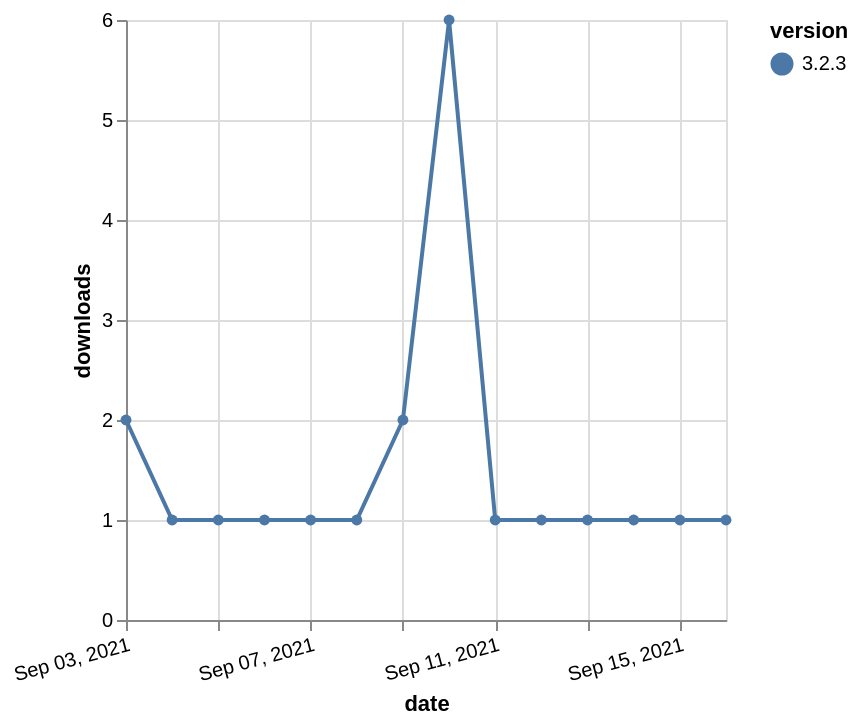

Write a Vega-Lite specification for this figure.
### Vega-Lite specification from a JSON file in a GitHub repository (floating-point values rounded to 4 significant figures)
{"$schema": "https://vega.github.io/schema/vega-lite/v5.json", "description": "A simple bar chart with embedded data.", "data": {"values": [{"date": "2021-09-03", "total": 519, "delta": 2, "version": "3.2.3"}, {"date": "2021-09-04", "total": 520, "delta": 1, "version": "3.2.3"}, {"date": "2021-09-05", "total": 521, "delta": 1, "version": "3.2.3"}, {"date": "2021-09-06", "total": 522, "delta": 1, "version": "3.2.3"}, {"date": "2021-09-07", "total": 523, "delta": 1, "version": "3.2.3"}, {"date": "2021-09-08", "total": 524, "delta": 1, "version": "3.2.3"}, {"date": "2021-09-09", "total": 526, "delta": 2, "version": "3.2.3"}, {"date": "2021-09-10", "total": 532, "delta": 6, "version": "3.2.3"}, {"date": "2021-09-11", "total": 533, "delta": 1, "version": "3.2.3"}, {"date": "2021-09-12", "total": 534, "delta": 1, "version": "3.2.3"}, {"date": "2021-09-13", "total": 535, "delta": 1, "version": "3.2.3"}, {"date": "2021-09-14", "total": 536, "delta": 1, "version": "3.2.3"}, {"date": "2021-09-15", "total": 537, "delta": 1, "version": "3.2.3"}, {"date": "2021-09-16", "total": 538, "delta": 1, "version": "3.2.3"}]}, "width": "container", "mark": {"type": "line", "point": {"filled": true}}, "encoding": {"x": {"field": "date", "type": "temporal", "timeUnit": "yearmonthdate", "title": "date", "axis": {"labelAngle": -15}}, "y": {"field": "delta", "type": "quantitative", "title": "downloads"}, "color": {"field": "version", "type": "nominal"}, "tooltip": {"field": "delta"}}}
